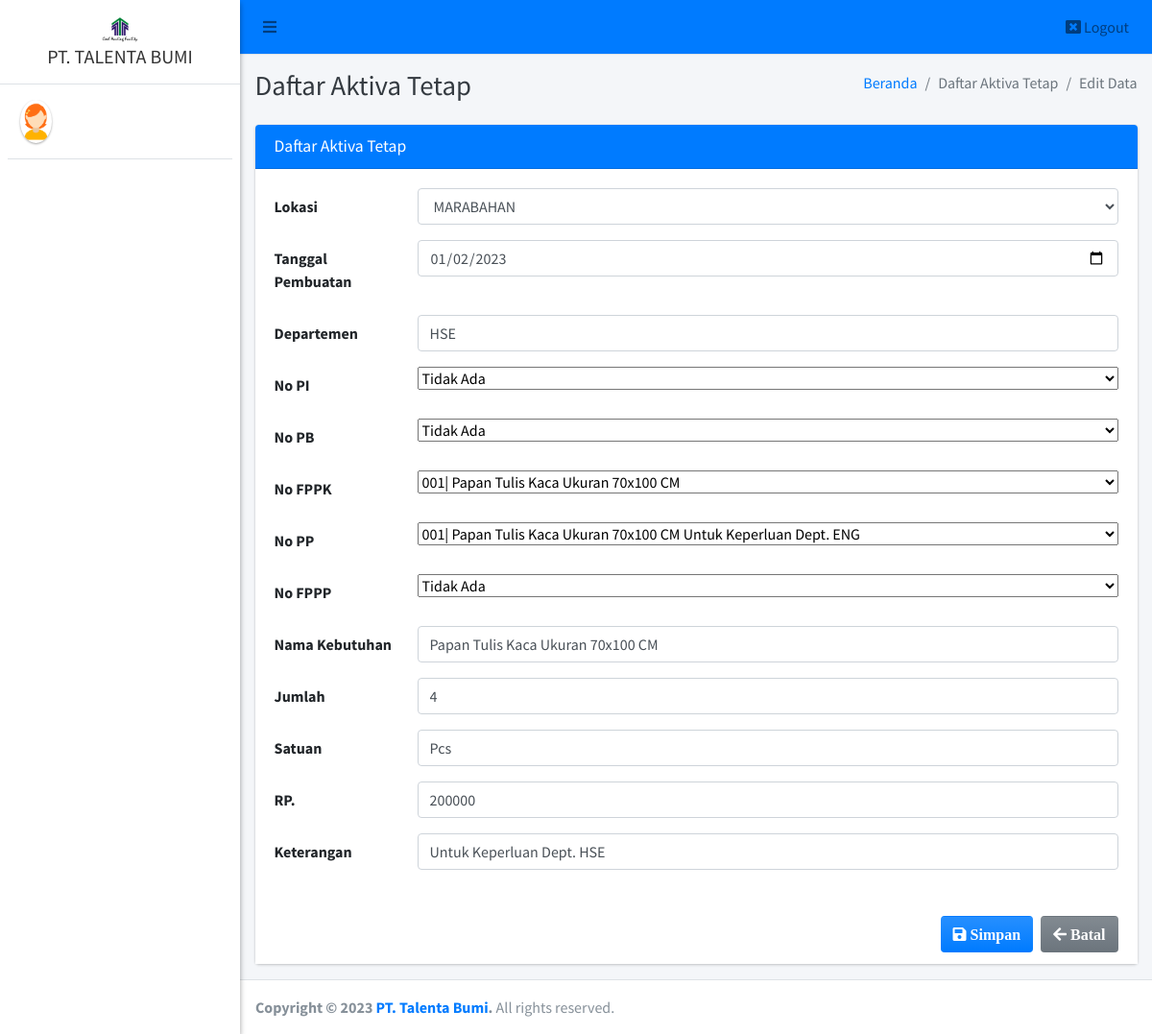
/admin/rekap_harian/edit?id=81, run on an earlier commit of the app's database.
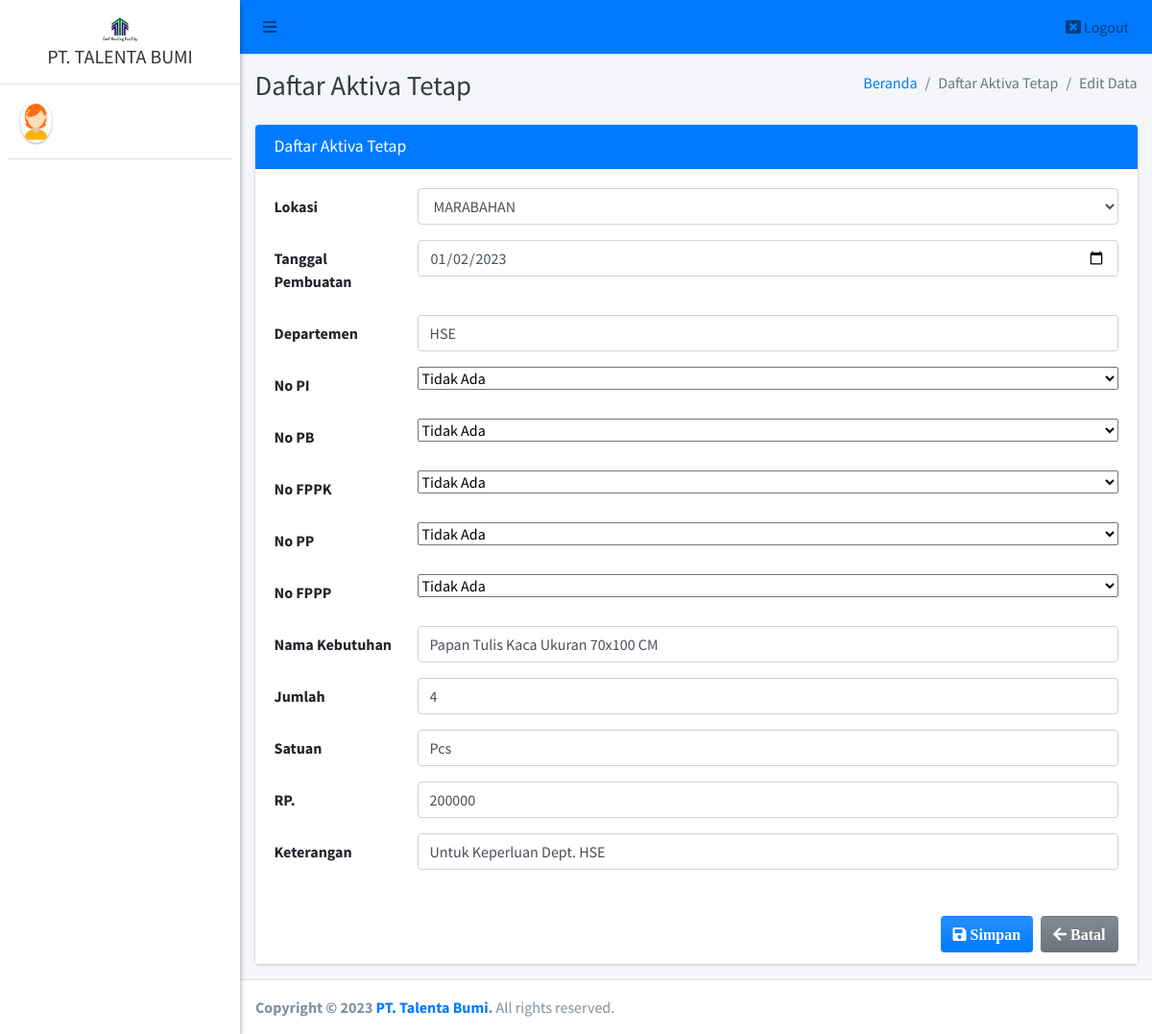
And on a later commit of the database.
### tables this page shows
CREATE TABLE `rekap_harian` (
  `id_rh` int(11) NOT NULL,
  `lokasi_rh` varchar(50) DEFAULT NULL,
  `tanggal_pembuatan` date DEFAULT NULL,
  `departemen_rh` varchar(40) DEFAULT NULL,
  `id_pi` int(11) DEFAULT NULL,
  `id_pb` int(11) DEFAULT NULL,
  `id_fppk` int(11) DEFAULT NULL,
  `id_pp` int(11) DEFAULT NULL,
  `id_fppp` int(11) DEFAULT NULL,
  `nama_kebutuhan` varchar(40) DEFAULT NULL,
  `jumlah_rh` varchar(20) NOT NULL,
  `satuan_rh` varchar(20) NOT NULL,
  `rp` varchar(50) DEFAULT NULL,
  `keterangan_rh` text
);

CREATE TABLE `fppk` (
  `id_fppk` int(11) NOT NULL,
  `departemen` varchar(30) NOT NULL,
  `tanggal` date NOT NULL,
  `no_fppk` varchar(25) NOT NULL,
  `uraian_kebutuhan` text NOT NULL,
  `jumlah` varchar(20) DEFAULT NULL,
  `satuan` varchar(20) DEFAULT NULL
);

CREATE TABLE `pp` (
  `id_pp` int(11) NOT NULL,
  `tanggal_permintaan` date NOT NULL,
  `no_pp` varchar(40) NOT NULL,
  `keterangan` text NOT NULL,
  `jumlah` varchar(20) NOT NULL,
  `satuan` varchar(20) NOT NULL
);

### admin/rekap_harian/edit.php (the view, shortened to what the changed rows need)
<?php
require '../../config/koneksi.php';
?>
<!DOCTYPE html>
<html>
<?php
include '../../templates/head.php';
$id = $_GET['id'];
$data = $koneksi->query("SELECT * FROM rekap_harian WHERE id_rh = '$id'");
$row = $data->fetch_array();
?>
<body class="hold-transition sidebar-mini layout-fixed">
    <div class="wrapper">
        <div class="content-wrapper">
            <div class="content-header">
                <div class="container-fluid">
                    <div class="row mb-2">
                        <div class="col-sm-6">
                            <h1 class="m-0 text-dark">Daftar Aktiva Tetap</h1>
                        </div>
                    </div>
                </div>
            </div>
            <section class="content">
                <div class="container-fluid">
                    <form class="form-horizontal" method="POST" action="" enctype="multipart/form-data">
                        <div class="row">
                            <div class="col-md-12">
                                <div class="card card-primary">
                                    <div class="card-body" style="background-color: white;">
                                        <div class="form-group row">
                                            <div class="col-sm-10">
                                                <select class="form-control" data-placeholder="Pilih" name="lokasi_rh">
                                                    <option value="<?= $row['lokasi_rh'] ?>"><?= $row['lokasi_rh'] ?></option>
                                                </select>
                                            </div>
                                        </div>
                                        <div class="form-group row">
                                            <div class="col-sm-10">
                                                <input type="date" class="form-control" name="tanggal_pembuatan" value="<?= $row['tanggal_pembuatan'] ?>">
                                            </div>
                                        </div>
                                        <div class="form-group row">
                                            <div class="col-sm-10">
                                                <input type="text" class="form-control" name="departemen_rh" value="<?= $row['departemen_rh'] ?>">
                                            </div>
                                        </div>
                                        <div class="form-group row">
                                            <div class="col-sm-10">
                                                <select class="form control select2" name="id_fppk" id="id_fppk" data-placeholder="Pilih" style="width: 100%;">
                                                    <option value="0">Tidak Ada</option>
                                                    <?php
                                                    $sd = $koneksi->query("SELECT * FROM fppk ORDER BY id_fppk DESC");
                                                    foreach ($sd as $item) {
                                                    ?>
                                                        <option value="<?= $item['id_fppk'] ?>" <?= $row['id_fppk'] == $item['id_fppk'] ? 'selected' : '' ?>><?= $item['no_fppk'] ?>| <?= $item['uraian_kebutuhan'] ?></option>
                                                    <?php } ?>
                                                </select>
                                            </div>
                                        </div>
                                        <div class="form-group row">
                                            <div class="col-sm-10">
                                                <select class="form control select2" name="id_pp" id="id_pp" data-placeholder="Pilih" style="width: 100%;">
                                                    <option value="0">Tidak Ada</option>
                                                    <?php
                                                    $sd = $koneksi->query("SELECT * FROM pp ORDER BY id_pp DESC");
                                                    foreach ($sd as $item) {
                                                    ?>
                                                        <option value="<?= $item['id_pp'] ?>" <?= $row['id_pp'] == $item['id_pp'] ? 'selected' : '' ?>><?= $item['no_pp'] ?>| <?= $item['keterangan'] ?></option>
                                                    <?php } ?>
                                                </select>
                                            </div>
                                        </div>
                                        <div class="form-group row">
                                            <div class="col-sm-10">
                                                <input type="text" class="form-control" name="nama_kebutuhan" value="<?= $row['nama_kebutuhan'] ?>">
                                            </div>
                                        </div>
                                        <div class="form-group row">
                                            <div class="col-sm-10">
                                                <input type="text" class="form-control" name="jumlah_rh" value="<?= $row['jumlah_rh'] ?>">
                                            </div>
                                        </div>
                                        <div class="form-group row">
                                            <div class="col-sm-10">
                                                <input type="text" class="form-control" name="satuan_rh" value="<?= $row['satuan_rh'] ?>">
                                            </div>
                                        </div>
                                        <div class="form-group row">
                                            <div class="col-sm-10">
                                                <input type="number" class="form-control" name="rp" value="<?= $row['rp'] ?>">
                                            </div>
                                        </div>
                                        <div class="form-group row">
                                            <div class="col-sm-10">
                                                <input type="text" class="form-control" name="keterangan_rh" value="<?= $row['keterangan_rh'] ?>">
                                            </div>
                                        </div>
                                    </div>
                                </div>
                            </div>
                        </div>
                    </form>
                </div>
            </section>
        </div>
    </div>
</body>
</html>

What changed in the data, as far as the page shows it:
changed rekap_harian "MARABAHAN": id_fppk "001| Papan Tulis Kaca Ukuran 70x100 CM" → (not shown); id_pp "001| Papan Tulis Kaca Ukuran 70x100 CM Untuk Keperluan Dept. ENG" → (not shown)
Also different on the page:
form field id_fppk: (not shown) → "Tidak Ada"
form field id_pp: (not shown) → "Tidak Ada"
